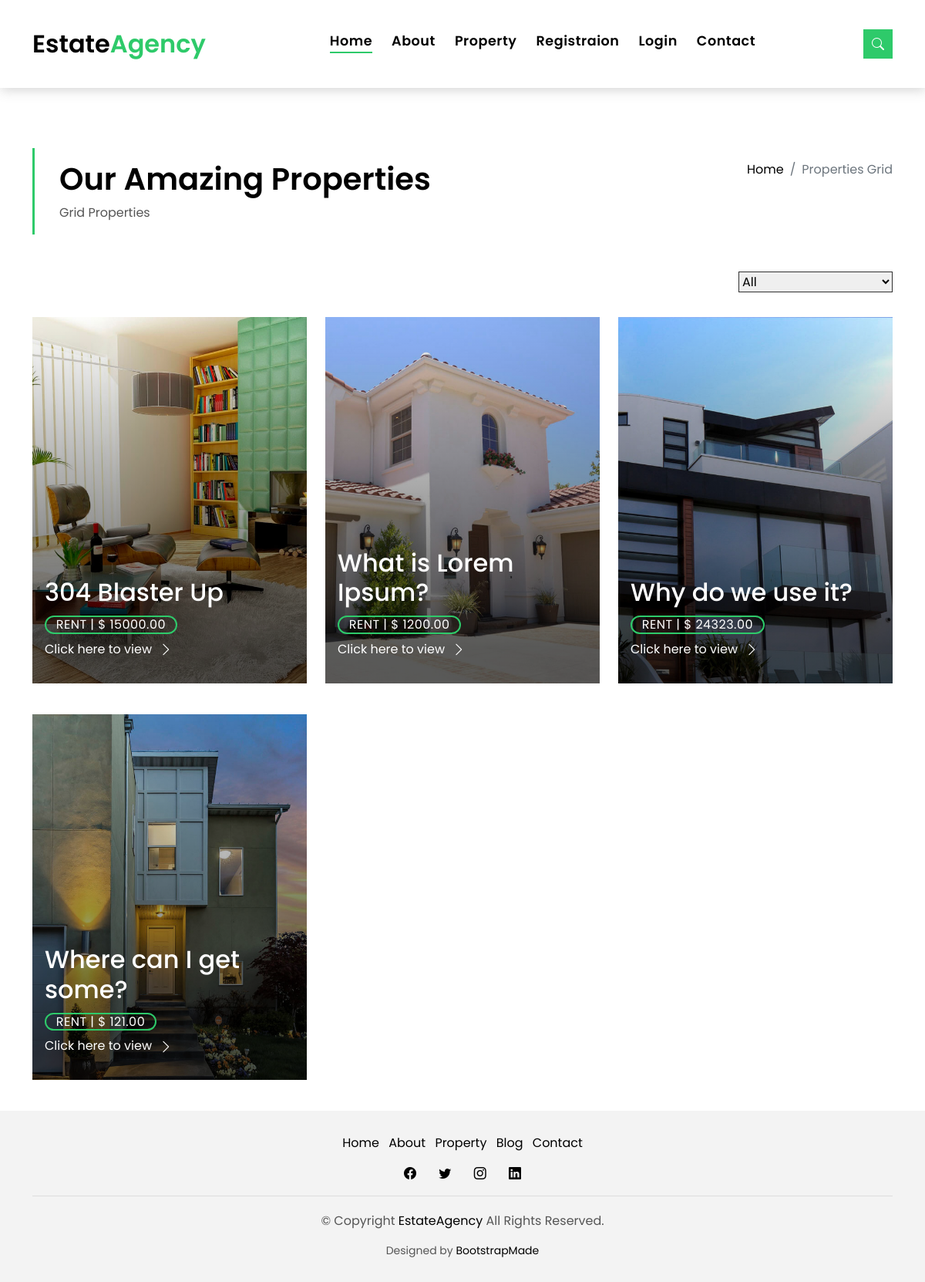
The app's page /search/, older data.
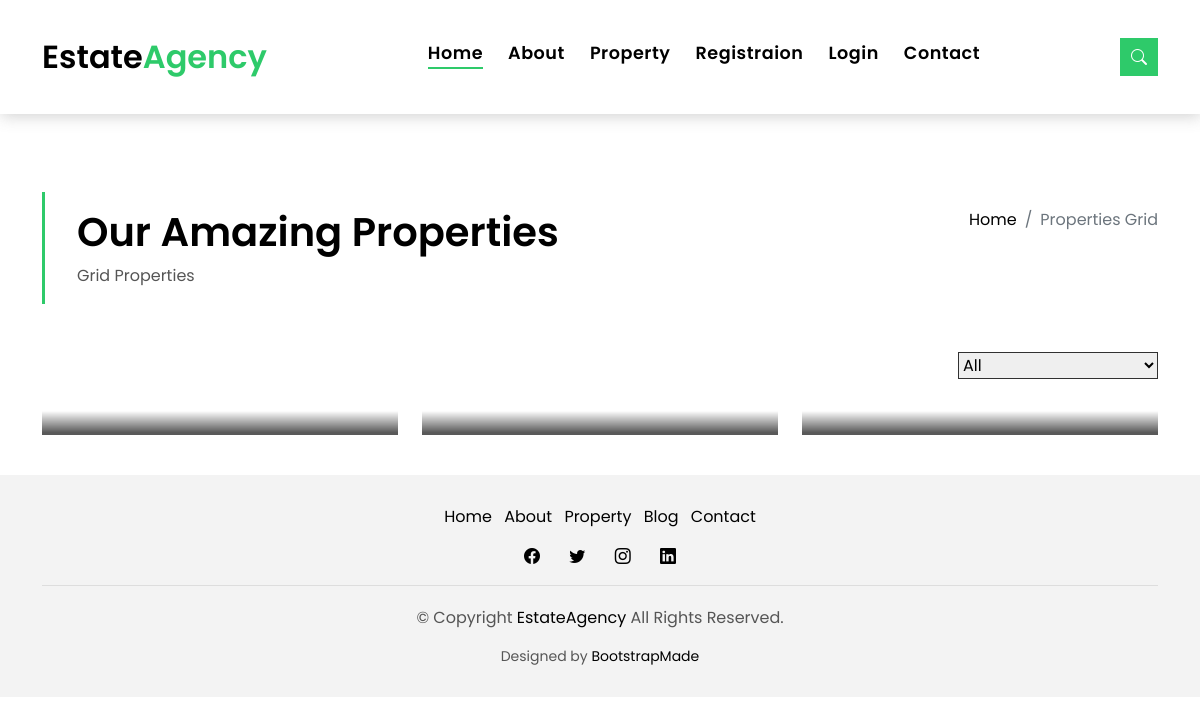
The same page, newer data.
### home/models.py (models this page shows, shortened)
class Property(models.Model):
    user = models.ForeignKey(User,on_delete=models.CASCADE,blank=True,null=True)
    name = models.CharField(max_length=250)
    description = models.TextField()
    price = models.DecimalField(max_digits=10,decimal_places=2)
    image = models.ImageField(upload_to="property/")
    location = models.CharField(max_length=250)
    property_type =models.CharField(max_length=250)
    area = models.CharField(max_length=250)
    beds = models.CharField(max_length=250)
    baths =models.CharField(max_length=250)
    garage =models.CharField(max_length=250)
    video = EmbedVideoField(blank=True,null=True)
    date_added = models.DateField(auto_now_add=True)
    is_publish = models.BooleanField(default=False)
    class Meta:
        ordering = ('-date_added',)

### home/views.py (the view)
# urls.py: path('search/',views.search,name='search'),
def search(request):
    get_method = request.GET.copy()
    keywords = get_method.get('keywords') or None
    property_list = Property.objects.all()
    print(get_method)
    if keywords is not None:
        keyword = get_method['keywords']
        property_list = property_list.filter(description__icontains = keyword)
    if 'property_types' in get_method:
        property_type = get_method['property_types']
        if property_type == 'None':
            pass
        else:
            property_list = property_list.filter(property_type__iexact = property_type)
    if 'property_bedrooms' in get_method:
        property_bedroom = get_method['property_bedrooms']
        if property_bedroom == 'None':
            pass
        else:
            property_list = property_list.filter(beds__lte = property_bedroom)
    if 'property_garages' in get_method:
        property_garage = get_method['property_garages']
        if property_garage == 'None':
            pass
        else:
            property_list = property_list.filter(garage__lte = property_garage)
    if 'property_baths' in get_method:
        property_bath = get_method['property_baths']
        if property_bath=='None':
            pass
        else:
            property_list = property_list.filter(baths__lte = property_bath)
    if 'property_prices' in get_method:
        property_price = get_method['property_prices']
        if property_price == 'None':
            pass
        else:
            property_list = property_list.filter(price__lte = property_price)
    context={
        'property_list':property_list
    }
    return render(request,'includes/search_result.html',context)

### templates/includes/search_result.html (shortened to what this page needs)
{% extends 'base.html' %}
{% load static %}
{% block content %}
<main id="main">
    <section class="intro-single">
      <div class="container">
        <div class="row">
          <div class="col-md-12 col-lg-8">
            <div class="title-single-box">
              <h1 class="title-single">Our Amazing Properties</h1>
              <span class="color-text-a">Grid Properties</span>
            </div>
          </div>
          <div class="col-md-12 col-lg-4">
            <nav aria-label="breadcrumb" class="breadcrumb-box d-flex justify-content-lg-end">
              <ol class="breadcrumb">
                <li class="breadcrumb-item">
                  <a href="/">Home</a>
                </li>
                <li class="breadcrumb-item active" aria-current="page">
                  Properties Grid
                </li>
              </ol>
            </nav>
          </div>
        </div>
      </div>
    </section>
    <section class="property-grid grid">
      <div class="container">
        <div class="row">
          <div class="col-sm-12">
            <div class="grid-option">
              <form>
                <select class="custom-select">
                  <option selected>All</option>
                </select>
              </form>
            </div>
          </div>
          {% if property_list %}
          {% for p in property_list %}
          <div class="col-md-4">
            <div class="card-box-a card-shadow">
              <div class="img-box-a">
                <img src="{{p.image.url}}" alt="" class="img-a img-fluid">
              </div>
              <div class="card-overlay">
                <div class="card-overlay-a-content">
                  <div class="card-header-a">
                    <h2 class="card-title-a">
                      <a href="{% url 'single_property' p.id %}">{{p.name}}
                        <br /></a>
                    </h2>
                  </div>
                  <div class="card-body-a">
                    <div class="price-box d-flex">
                      <span class="price-a">rent | $ {{p.price}}</span>
                    </div>
                    <a href="{% url 'single_property' p.id %}" class="link-a">Click here to view
                      <span class="bi bi-chevron-right"></span>
                    </a>
                  </div>
                </div>
              </div>
            </div>
          </div>
          {% endfor %}
          {% else %}
          <p>No Property Available</p>
          {% endif %}
        </div>
      </div>
    </section>
  </main>
{% endblock content %}

### templates/base.html (shortened to what this page needs)
{% load static %}
<!DOCTYPE html>
<html lang="en">
<head>
  <link href="{% static 'vendor/animate.css/animate.min.css' %}" rel="stylesheet">
  <link href="{% static 'vendor/bootstrap/css/bootstrap.min.css' %}" rel="stylesheet">
  <link href="{% static 'vendor/bootstrap-icons/bootstrap-icons.css' %}" rel="stylesheet">
  <link href="{% static 'vendor/swiper/swiper-bundle.min.css' %}" rel="stylesheet">
  <link href="{% static 'css/style.css' %}" rel="stylesheet">
</head>
<body>
    {% include 'includes/_header.html' %}
    {% block content %}
    {% endblock content %}
    {% include 'includes/_footer.html' %}
</body>
</html>

### templates/includes/_header.html (shortened to what this page needs)
  <nav class="navbar navbar-default navbar-trans navbar-expand-lg fixed-top">
    <div class="container">
      <a class="navbar-brand text-brand" href="/">Estate<span class="color-b">Agency</span></a>
      <div class="navbar-collapse collapse justify-content-center" id="navbarDefault">
        <ul class="navbar-nav">
          <li class="nav-item">
            <a class="nav-link active" href="/">Home</a>
          </li>
          <li class="nav-item">
            <a class="nav-link " href="about.html">About</a>
          </li>
          <li class="nav-item">
            <a class="nav-link " href="{% url 'all_property' %}">Property</a>
          </li>
          {% if user.is_authenticated %}
          <li class="nav-item">
            <a class="nav-link " href="{% url 'post_property' %}">Post Property</a>
          </li>
          <li class="nav-item">
            <a class="nav-link " href="{% url 'logout' %}">Logout</a>
          </li>
          {% else %}
          <li class="nav-item">
            <a class="nav-link " href="{% url 'registraion' %}">Registraion</a>
          </li>
          <li class="nav-item">
            <a class="nav-link " href="{% url 'login' %}">Login</a>
          </li>
          {% endif %}
          <li class="nav-item">
            <a class="nav-link " href="contact.html">Contact</a>
          </li>
        </ul>
      </div>
      <button type="button" class="btn btn-b-n navbar-toggle-box navbar-toggle-box-collapse" data-bs-toggle="collapse" data-bs-target="#navbarTogglerDemo01">
        <i class="bi bi-search"></i>
      </button>
    </div>
  </nav>

### templates/includes/_footer.html (shortened to what this page needs)
<footer>
    <div class="container">
      <div class="row">
        <div class="col-md-12">
          <nav class="nav-footer">
            <ul class="list-inline">
              <li class="list-inline-item">
                <a href="#">Home</a>
              </li>
              <li class="list-inline-item">
                <a href="#">About</a>
              </li>
              <li class="list-inline-item">
                <a href="#">Property</a>
              </li>
              <li class="list-inline-item">
                <a href="#">Blog</a>
              </li>
              <li class="list-inline-item">
                <a href="#">Contact</a>
              </li>
            </ul>
          </nav>
          <div class="socials-a">
            <ul class="list-inline">
              <li class="list-inline-item">
                <a href="#">
                  <i class="bi bi-facebook" aria-hidden="true"></i>
                </a>
              </li>
              <li class="list-inline-item">
                <a href="#">
                  <i class="bi bi-twitter" aria-hidden="true"></i>
                </a>
              </li>
              <li class="list-inline-item">
                <a href="#">
                  <i class="bi bi-instagram" aria-hidden="true"></i>
                </a>
              </li>
              <li class="list-inline-item">
                <a href="#">
                  <i class="bi bi-linkedin" aria-hidden="true"></i>
                </a>
              </li>
            </ul>
          </div>
          <div class="copyright-footer">
            <p class="copyright color-text-a">
              &copy; Copyright
              <span class="color-a">EstateAgency</span> All Rights Reserved.
            </p>
          </div>
          <div class="credits">
            Designed by <a href="https://bootstrapmade.com/">BootstrapMade</a>
          </div>
        </div>
      </div>
    </div>
  </footer>

Row changes from the older to the newer data that the page shows:
removed Property: image (picture), name "304 Blaster Up", price "15000.00"
removed Property: image (picture), name "What is Lorem Ipsum?", price "1200.00"
removed Property: image (picture), name "Why do we use it?", price "24323.00"
removed Property: image (picture), name "Where can I get some?", price "121.00"
